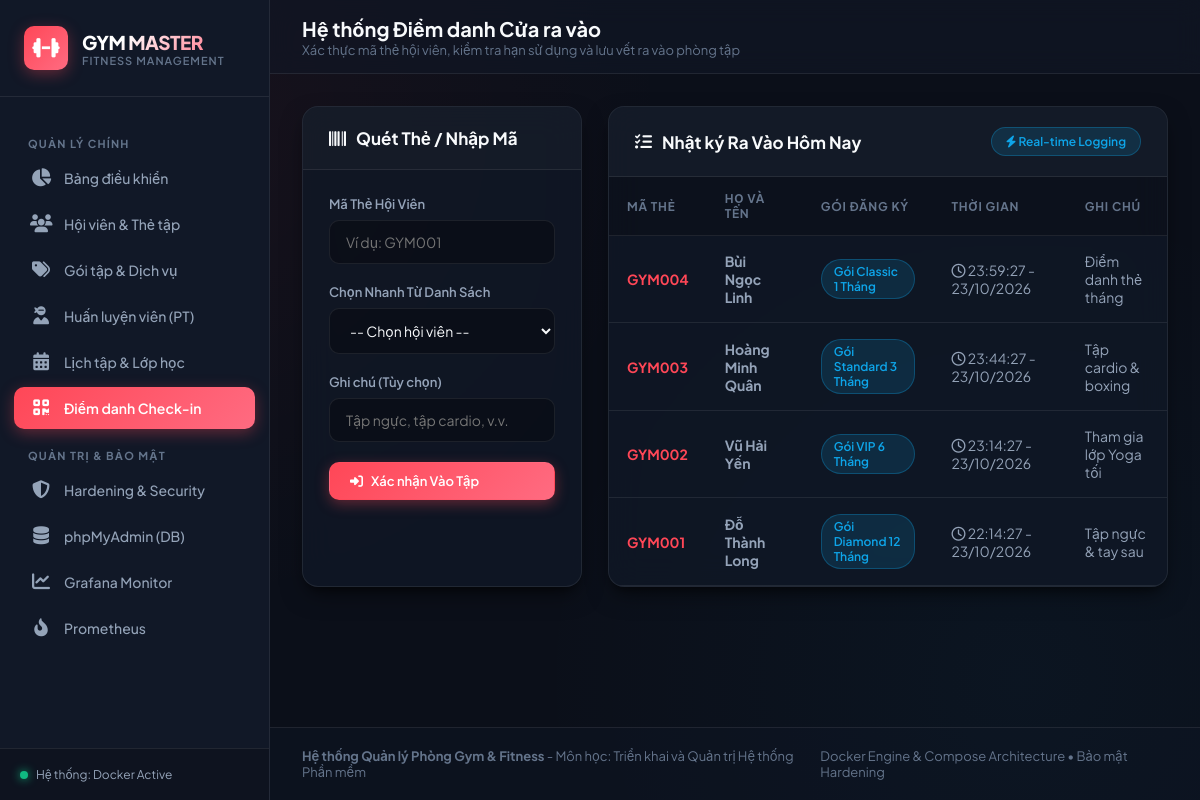
Page /checkin.php on the committed database.
### tables this page shows
CREATE TABLE IF NOT EXISTS `checkins` (
    `id` INT AUTO_INCREMENT PRIMARY KEY,
    `member_id` INT NOT NULL,
    `checkin_time` DATETIME DEFAULT CURRENT_TIMESTAMP,
    `notes` VARCHAR(255),
    FOREIGN KEY (`member_id`) REFERENCES `members`(`id`) ON DELETE CASCADE
);

CREATE TABLE IF NOT EXISTS `members` (
    `id` INT AUTO_INCREMENT PRIMARY KEY,
    `member_code` VARCHAR(20) UNIQUE NOT NULL,
    `full_name` VARCHAR(100) NOT NULL,
    `gender` ENUM('Nam', 'Nữ', 'Khác') DEFAULT 'Nam',
    `dob` DATE,
    `phone` VARCHAR(20),
    `ssn` VARCHAR(20),                       
    `ssn_encrypted` VARBINARY(255),         
    `package_id` INT,
    `trainer_id` INT NULL,
    `start_date` DATE NOT NULL,
    `end_date` DATE NOT NULL,
    `status` ENUM('active', 'expired', 'suspended') DEFAULT 'active',
    `created_at` TIMESTAMP DEFAULT CURRENT_TIMESTAMP,
    FOREIGN KEY (`package_id`) REFERENCES `packages`(`id`) ON DELETE SET NULL,
    FOREIGN KEY (`trainer_id`) REFERENCES `trainers`(`id`) ON DELETE SET NULL
);

CREATE TABLE IF NOT EXISTS `packages` (
    `id` INT AUTO_INCREMENT PRIMARY KEY,
    `package_name` VARCHAR(100) NOT NULL,
    `duration_months` INT NOT NULL,
    `price` DECIMAL(12, 2) NOT NULL,
    `description` TEXT,
    `status` ENUM('active', 'inactive') DEFAULT 'active',
    `created_at` TIMESTAMP DEFAULT CURRENT_TIMESTAMP
);

### src/checkin.php (the view, shortened to what this page needs)
<?php
require_once __DIR__ . '/config/database.php';
$checkins = $pdo->query("
    SELECT c.*, m.member_code, m.full_name, m.phone, p.package_name
    FROM checkins c
    JOIN members m ON c.member_id = m.id
    LEFT JOIN packages p ON m.package_id = p.id
    ORDER BY c.checkin_time DESC LIMIT 20
")->fetchAll();
include __DIR__ . '/includes/header.php';
include __DIR__ . '/includes/sidebar.php';
?>
<div class="main-wrapper">
    <header class="topbar">
        <div class="page-title">
            <h2>Hệ thống Điểm danh Cửa ra vào</h2>
            <p>Xác thực mã thẻ hội viên, kiểm tra hạn sử dụng và lưu vết ra vào phòng tập</p>
        </div>
    </header>
    <main class="content-container">
        <div style="display: grid; grid-template-columns: 1fr 2fr; gap: 26px;">
            <div class="card">
                <div class="card-header">
                    <h3><i class="fa-solid fa-barcode"></i> Quét Thẻ / Nhập Mã</h3>
                </div>
                <div class="card-body">
                    <form action="/checkin.php" method="POST">
                        <div class="form-group">
                            <label>Mã Thẻ Hội Viên</label>
                            <input type="text" name="member_code" id="member_code_input" class="form-control" placeholder="Ví dụ: GYM001" autofocus required>
                        </div>
                        <div class="form-group">
                            <label>Chọn Nhanh Từ Danh Sách</label>
                            <select class="form-control" onchange="document.getElementById('member_code_input').value = this.value">
                                <option value="">-- Chọn hội viên --</option>
                            </select>
                        </div>
                        <div class="form-group">
                            <label>Ghi chú (Tùy chọn)</label>
                            <input type="text" name="notes" class="form-control" placeholder="Tập ngực, tập cardio, v.v.">
                        </div>
                        <button type="submit" class="btn btn-primary" style="width: 100%;">
                            <i class="fa-solid fa-right-to-bracket"></i> Xác nhận Vào Tập
                        </button>
                    </form>
                </div>
            </div>
            <div class="card">
                <div class="card-header">
                    <h3><i class="fa-solid fa-list-check"></i> Nhật ký Ra Vào Hôm Nay</h3>
                    <span class="badge-tag"><i class="fa-solid fa-bolt"></i> Real-time Logging</span>
                </div>
                <div class="card-body" style="padding:0;">
                    <div class="table-responsive">
                        <table class="data-table">
                            <thead>
                                <tr>
                                    <th>Mã Thẻ</th>
                                    <th>Họ và Tên</th>
                                    <th>Gói Đăng ký</th>
                                    <th>Thời Gian</th>
                                    <th>Ghi Chú</th>
                                </tr>
                            </thead>
                            <tbody>
                                <?php foreach ($checkins as $chk): ?>
                                <tr>
                                    <td><strong style="color:var(--accent-primary);"><?php echo htmlspecialchars($chk['member_code']); ?></strong></td>
                                    <td><strong><?php echo htmlspecialchars($chk['full_name']); ?></strong></td>
                                    <td><span class="pill pill-info"><?php echo htmlspecialchars($chk['package_name']); ?></span></td>
                                    <td><i class="fa-regular fa-clock"></i> <?php echo date('H:i:s - d/m/Y', strtotime($chk['checkin_time'])); ?></td>
                                    <td><?php echo htmlspecialchars($chk['notes']); ?></td>
                                </tr>
                                <?php endforeach; ?>
                            </tbody>
                        </table>
                    </div>
                </div>
            </div>
        </div>
    </main>
<?php include __DIR__ . '/includes/footer.php'; ?>

### src/assets/css/style.css (style rules this page uses)
:root { --bg-primary: #0b0f19; --bg-secondary: #111827; --bg-card: rgba(17, 24, 39, 0.75); --bg-hover: rgba(31, 41, 55, 0.7); --border-color: rgba(255, 255, 255, 0.08); --border-focus: #ff4757; --text-primary: #f8fafc; --text-secondary: #94a3b8; --text-muted: #64748b; --accent-primary: #ff4757; --accent-glow: rgba(255, 71, 87, 0.35); --accent-gradient: linear-gradient(135deg, #ff4757 0%, #ff6b81 100%); --success: #10b981; --success-bg: rgba(16, 185, 129, 0.15); --warning: #f59e0b; --warning-bg: rgba(245, 158, 11, 0.15); --danger: #ef4444; --danger-bg: rgba(239, 68, 68, 0.15); --info: #0ea5e9; --info-bg: rgba(14, 165, 233, 0.15); --sidebar-width: 270px; --shadow-card: 0 10px 25px -5px rgba(0, 0, 0, 0.5), 0 8px 10px -6px rgba(0, 0, 0, 0.5); --radius-lg: 16px; --radius-md: 10px; --radius-sm: 6px; --transition: all 0.25s cubic-bezier(0.4, 0, 0.2, 1); }
* { margin: 0; padding: 0; box-sizing: border-box; font-family: 'Plus Jakarta Sans', -apple-system, BlinkMacSystemFont, sans-serif; }
body { background-color: var(--bg-primary); color: var(--text-primary); min-height: 100vh; display: flex; overflow-x: hidden; background-image: radial-gradient(circle at 15% 15%, rgba(255, 71, 87, 0.05) 0%, transparent 40%), radial-gradient(circle at 85% 85%, rgba(14, 165, 233, 0.04) 0%, transparent 40%); background-attachment: fixed; }
.main-wrapper { margin-left: var(--sidebar-width); flex: 1; display: flex; flex-direction: column; min-height: 100vh; }
.topbar { height: 74px; background: rgba(17, 24, 39, 0.6); backdrop-filter: blur(12px); border-bottom: 1px solid var(--border-color); display: flex; align-items: center; justify-content: space-between; padding: 0 32px; position: sticky; top: 0; z-index: 90; }
.page-title h2 { font-size: 20px; font-weight: 700; color: var(--text-primary); }
.page-title p { font-size: 13px; color: var(--text-muted); }
.badge-tag { padding: 6px 14px; font-size: 12px; font-weight: 600; border-radius: 30px; background: var(--info-bg); color: var(--info); border: 1px solid rgba(14, 165, 233, 0.3); }
.content-container { padding: 32px; flex: 1; }
.card { background: var(--bg-card); border: 1px solid var(--border-color); border-radius: var(--radius-lg); box-shadow: var(--shadow-card); backdrop-filter: blur(16px); margin-bottom: 30px; overflow: hidden; }
.card-header { padding: 20px 26px; border-bottom: 1px solid var(--border-color); display: flex; justify-content: space-between; align-items: center; background: rgba(255, 255, 255, 0.02); }
.card-header h3 { font-size: 17px; font-weight: 700; color: var(--text-primary); display: flex; align-items: center; gap: 10px; }
.card-body { padding: 26px; }
.table-responsive { overflow-x: auto; }
.data-table { width: 100%; border-collapse: collapse; text-align: left; }
.data-table th { padding: 14px 18px; font-size: 12px; font-weight: 700; text-transform: uppercase; letter-spacing: 0.8px; color: var(--text-muted); background: rgba(0, 0, 0, 0.2); border-bottom: 1px solid var(--border-color); }
.data-table td { padding: 16px 18px; font-size: 14px; color: var(--text-secondary); border-bottom: 1px solid var(--border-color); vertical-align: middle; }
.btn { display: inline-flex; align-items: center; gap: 8px; padding: 10px 20px; border-radius: var(--radius-md); font-size: 13px; font-weight: 600; text-decoration: none; cursor: pointer; border: 1px solid transparent; transition: var(--transition); }
.btn-primary { background: var(--accent-gradient); color: white; box-shadow: 0 4px 14px var(--accent-glow); }
.form-group { margin-bottom: 20px; }
.form-group label { display: block; font-size: 13px; font-weight: 600; color: var(--text-secondary); margin-bottom: 8px; }
.form-control { width: 100%; padding: 12px 16px; background: rgba(0, 0, 0, 0.3); border: 1px solid var(--border-color); border-radius: var(--radius-md); color: var(--text-primary); font-size: 14px; transition: var(--transition); }
.pill { padding: 4px 12px; border-radius: 20px; font-size: 12px; font-weight: 600; display: inline-block; }
.pill-info { background: var(--info-bg); color: var(--info); border: 1px solid rgba(14, 165, 233, 0.3); }

### rows in the picture
checkins: member.member_code "GYM004", member.full_name "Bùi Ngọc Linh", packages.package_name "Gói Classic 1 Tháng", checkin_time "23:59:27 - 23/10/2026", notes "Điểm danh thẻ tháng"
checkins: member.member_code "GYM003", member.full_name "Hoàng Minh Quân", packages.package_name "Gói Standard 3 Tháng", checkin_time "23:44:27 - 23/10/2026", notes "Tập cardio & boxing"
checkins: member.member_code "GYM002", member.full_name "Vũ Hải Yến", packages.package_name "Gói VIP 6 Tháng", checkin_time "23:14:27 - 23/10/2026", notes "Tham gia lớp Yoga tối"
checkins: member.member_code "GYM001", member.full_name "Đỗ Thành Long", packages.package_name "Gói Diamond 12 Tháng", checkin_time "22:14:27 - 23/10/2026", notes "Tập ngực & tay sau"
